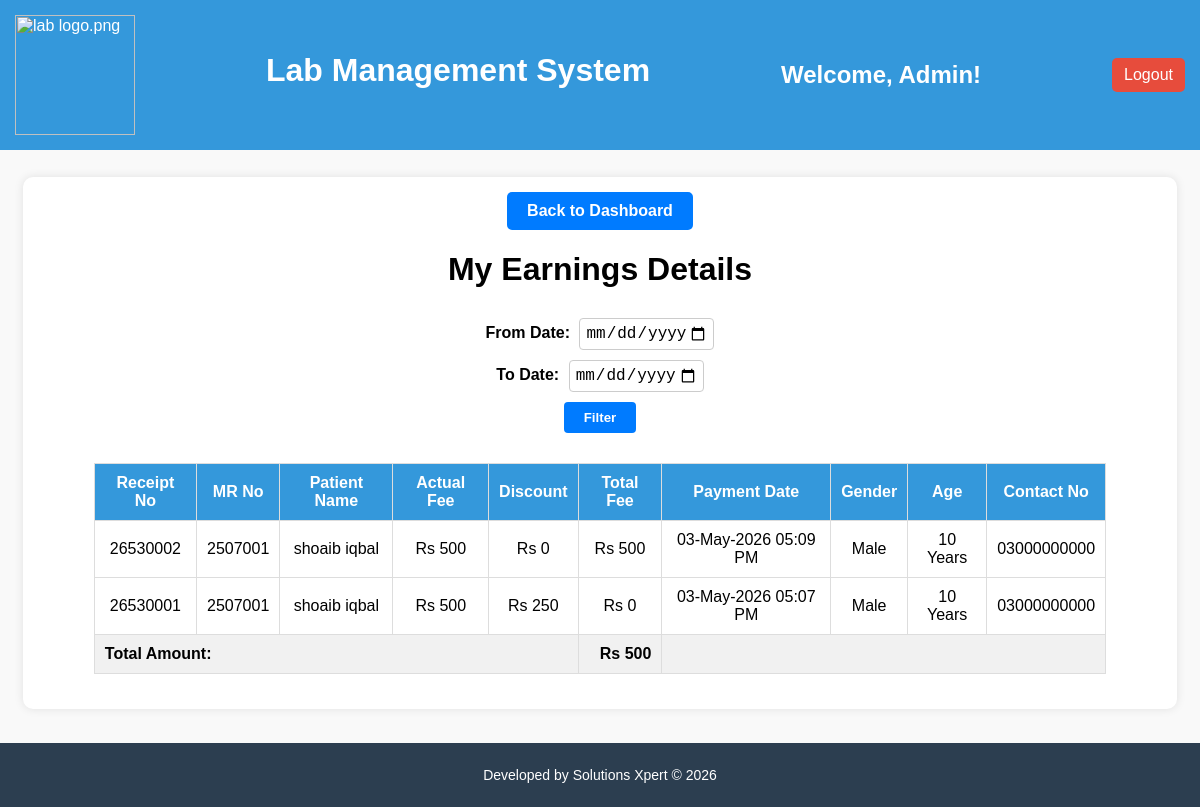
The page /my_earning_details.php (signed in) on the database its author committed.
### tables this page shows
CREATE TABLE `receipts` (
  `receipt_id` int(11) NOT NULL,
  `receipt_no` varchar(20) NOT NULL,
  `mr_no` varchar(20) NOT NULL,
  `actual_fee` decimal(10,2) NOT NULL,
  `discount` decimal(10,2) NOT NULL DEFAULT 0.00,
  `patient_name` varchar(100) NOT NULL,
  `total_fee` float NOT NULL,
  `payment_date` datetime NOT NULL DEFAULT current_timestamp(),
  `gender` varchar(10) DEFAULT NULL,
  `age` varchar(20) DEFAULT NULL,
  `contact_no` varchar(20) DEFAULT NULL,
  `billed_by` varchar(255) DEFAULT NULL,
  `doctor_id` int(11) DEFAULT NULL,
  `referred_by` varchar(100) DEFAULT NULL
);

### my_earning_details.php (the view, shortened to what this page needs)
<?php
include "db.php";
include "header.php";
$user_id = $_SESSION['user_id'];
$from_date = $_GET['from_date'] ?? '';
$to_date = $_GET['to_date'] ?? '';
$from_date_sql = $from_date ? date('Y-m-d', strtotime($from_date)) : date('Y-m-d');
$to_date_sql = $to_date ? date('Y-m-d', strtotime($to_date)) : date('Y-m-d');
$sql = "
    SELECT receipt_id, receipt_no, mr_no, actual_fee, discount, patient_name, total_fee, payment_date, gender, age, contact_no
    FROM receipts
    WHERE billed_by = '$user_id'
      AND DATE(payment_date) BETWEEN '$from_date_sql' AND '$to_date_sql'
    ORDER BY payment_date DESC
";
$result = mysqli_query($conn, $sql);
$total_sum_sql = "
    SELECT SUM(total_fee) AS total_amount
    FROM receipts
    WHERE billed_by = '$user_id'
      AND DATE(payment_date) BETWEEN '$from_date_sql' AND '$to_date_sql'
";
$total_result = mysqli_query($conn, $total_sum_sql);
$total_amount = 0;
if ($total_result && mysqli_num_rows($total_result) > 0) {
    $row = mysqli_fetch_assoc($total_result);
    $total_amount = $row['total_amount'] ?? 0;
}
?>
<!DOCTYPE html>
<html lang="en">
<head>
</head>
<body>
<div class="table-container" style="margin-top: 35px;">
<div style="text-align: center; margin-top: 20px;">
    <a href="dashboard.php" class="back-button" style="margin-bottom: 0px;margin-top: -20px;">Back to Dashboard</a>
</div>
    <h1>My Earnings Details</h1>
    <form method="GET" action="">
        <div>
            <label for="from_date">From Date:</label>
            <input type="date" id="from_date" name="from_date" value="<?php echo htmlspecialchars($from_date); ?>" max="<?php echo date('Y-m-d'); ?>" />
        </div>
        <div>
            <label for="to_date">To Date:</label>
            <input type="date" id="to_date" name="to_date" value="<?php echo htmlspecialchars($to_date); ?>" max="<?php echo date('Y-m-d'); ?>" />
        </div>
        <button type="submit">Filter</button>
    </form>
    <table>
        <thead>
            <tr>
                <th>Receipt No</th>
                <th>MR No</th>
                <th>Patient Name</th>
                <th>Actual Fee</th>
                <th>Discount</th>
                <th>Total Fee</th>
                <th>Payment Date</th>
                <th>Gender</th>
                <th>Age</th>
                <th>Contact No</th>
            </tr>
        </thead>
        <tbody>
            <?php if ($result && mysqli_num_rows($result) > 0): ?>
                <?php while ($row = mysqli_fetch_assoc($result)): ?>
                    <tr>
                        <td data-label="Receipt No"><?php echo htmlspecialchars($row['receipt_no']); ?></td>
                        <td data-label="MR No"><?php echo htmlspecialchars($row['mr_no']); ?></td>
                        <td data-label="Patient Name"><?php echo htmlspecialchars($row['patient_name']); ?></td>
                        <td data-label="Actual Fee">Rs <?php echo number_format($row['actual_fee']); ?></td>
                        <td data-label="Discount">Rs <?php echo number_format($row['discount']); ?></td>
                        <td data-label="Total Fee">Rs <?php echo number_format($row['total_fee']); ?></td>
                        <td data-label="Payment Date"><?php echo date('d-M-Y h:i A', strtotime($row['payment_date'])); ?></td>
                        <td data-label="Gender"><?php echo htmlspecialchars($row['gender']); ?></td>
                        <td data-label="Age"><?php echo htmlspecialchars($row['age']); ?></td>
                        <td data-label="Contact No"><?php echo htmlspecialchars($row['contact_no']); ?></td>
                    </tr>
                <?php endwhile; ?>
            <?php else: ?>
                <tr><td colspan="10" style="text-align:center;">No receipts found for the selected date range.</td></tr>
            <?php endif; ?>
        </tbody>
        <tfoot>
            <tr>
                <td colspan="5" class="total-cell">Total Amount:</td>
                <td>Rs <?php echo number_format($total_amount); ?></td>
                <td colspan="4"></td>
            </tr>
        </tfoot>
    </table>
</div>
<?php include "footer.php"; ?>
</body>
</html>

### my_earning_details.php (style rules this page uses)
body { font-family: Arial, sans-serif; background: #f9f9f9; }
h1 { text-align: center; margin-bottom: 30px; }
form { display: flex; flex-direction: column; align-items: center; gap: 10px; margin-bottom: 30px; }
label { font-weight: bold; margin-right: 5px; }
input[type="date"] { padding: 5px; font-size: 16px; border: 1px solid #ccc; border-radius: 4px; }
button { padding: 8px 20px; background-color: #007bff; color: white; border: none; border-radius: 4px; font-weight: bold; cursor: pointer; transition: background-color 0.3s ease; }
.table-container { width: 95%; margin: 20px auto; background-color: #fff; border-radius: 10px; padding: 15px; box-shadow: 0 0 10px rgba(0,0,0,0.1); }
table { width: 90%; margin: 20px auto; border-collapse: collapse; }
th, td { padding: 10px; border: 1px solid #ddd; text-align: center; }
th { background-color: #3498db; color: white; }
tfoot tr td { font-weight: bold; background-color: #f1f1f1; text-align: right; }
.total-cell { text-align: left; padding-left: 10px; }
.back-button { display: inline-block; background-color: #007BFF; color: white; padding: 10px 20px; border-radius: 5px; text-decoration: none; font-weight: bold; font-size: 16px; transition: background-color 0.3s ease; margin-bottom: 20px; cursor: pointer; }

### footer.php (style rules this page uses)
body { padding-bottom: 70px; }

### rows shown on the page
receipts: receipt_no "26530002", mr_no "2507001", patient_name "shoaib iqbal", actual_fee "500", discount "0", total_fee "500", payment_date "03-May-2026 05:09 PM", gender "Male", age "10 Years", contact_no "03000000000"
receipts: receipt_no "26530001", mr_no "2507001", patient_name "shoaib iqbal", actual_fee "500", discount "250", total_fee "0", payment_date "03-May-2026 05:07 PM", gender "Male", age "10 Years", contact_no "03000000000"

### other values the page prints
$username "Admin"
$total_amount "500"
